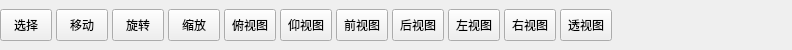
<?xml version="1.0" encoding="UTF-8"?>
<ui version="4.0">
 <class>OperationBar</class>
 <widget class="QWidget" name="OperationBar">
  <property name="windowModality">
   <enum>Qt::NonModal</enum>
  </property>
  <property name="enabled">
   <bool>true</bool>
  </property>
  <property name="geometry">
   <rect>
    <x>0</x>
    <y>0</y>
    <width>792</width>
    <height>50</height>
   </rect>
  </property>
  <property name="minimumSize">
   <size>
    <width>0</width>
    <height>30</height>
   </size>
  </property>
  <property name="maximumSize">
   <size>
    <width>16777215</width>
    <height>50</height>
   </size>
  </property>
  <property name="windowTitle">
   <string>Form</string>
  </property>
  <property name="styleSheet">
   <string notr="true">
QPushButton{
  width:50px;
  height:30px;
  margin:0px 2px;
}</string>
  </property>
  <layout class="QHBoxLayout" name="horizontalLayout">
   <property name="spacing">
    <number>0</number>
   </property>
   <property name="leftMargin">
    <number>0</number>
   </property>
   <property name="topMargin">
    <number>0</number>
   </property>
   <property name="rightMargin">
    <number>0</number>
   </property>
   <property name="bottomMargin">
    <number>0</number>
   </property>
   <item>
    <widget class="QPushButton" name="btnNone">
     <property name="styleSheet">
      <string notr="true">QPushButton{
 
  margin:0px 2px 0px 0px;
 
}</string>
     </property>
     <property name="text">
      <string>选择</string>
     </property>
    </widget>
   </item>
   <item>
    <widget class="QPushButton" name="btnPosition">
     <property name="styleSheet">
      <string notr="true"/>
     </property>
     <property name="text">
      <string>移动</string>
     </property>
    </widget>
   </item>
   <item>
    <widget class="QPushButton" name="btnRotation">
     <property name="styleSheet">
      <string notr="true"/>
     </property>
     <property name="text">
      <string>旋转</string>
     </property>
    </widget>
   </item>
   <item>
    <widget class="QPushButton" name="btnScale">
     <property name="styleSheet">
      <string notr="true"/>
     </property>
     <property name="text">
      <string>缩放</string>
     </property>
    </widget>
   </item>
   <item>
    <widget class="QPushButton" name="btnTop">
     <property name="styleSheet">
      <string notr="true"/>
     </property>
     <property name="text">
      <string>俯视图</string>
     </property>
    </widget>
   </item>
   <item>
    <widget class="QPushButton" name="btnBottom">
     <property name="styleSheet">
      <string notr="true"/>
     </property>
     <property name="text">
      <string>仰视图</string>
     </property>
    </widget>
   </item>
   <item>
    <widget class="QPushButton" name="btnLeft">
     <property name="styleSheet">
      <string notr="true"/>
     </property>
     <property name="text">
      <string>前视图</string>
     </property>
    </widget>
   </item>
   <item>
    <widget class="QPushButton" name="btnRight">
     <property name="styleSheet">
      <string notr="true"/>
     </property>
     <property name="text">
      <string>后视图</string>
     </property>
    </widget>
   </item>
   <item>
    <widget class="QPushButton" name="btnFront">
     <property name="styleSheet">
      <string notr="true"/>
     </property>
     <property name="text">
      <string>左视图</string>
     </property>
    </widget>
   </item>
   <item>
    <widget class="QPushButton" name="btnBack">
     <property name="styleSheet">
      <string notr="true"/>
     </property>
     <property name="text">
      <string>右视图</string>
     </property>
    </widget>
   </item>
   <item>
    <widget class="QPushButton" name="btnAxial">
     <property name="styleSheet">
      <string notr="true"/>
     </property>
     <property name="text">
      <string>透视图</string>
     </property>
    </widget>
   </item>
   <item>
    <spacer name="horizontalSpacer">
     <property name="orientation">
      <enum>Qt::Horizontal</enum>
     </property>
     <property name="sizeHint" stdset="0">
      <size>
       <width>100</width>
       <height>20</height>
      </size>
     </property>
    </spacer>
   </item>
  </layout>
 </widget>
 <resources>
  <include location="Main.qrc"/>
 </resources>
 <connections/>
</ui>
